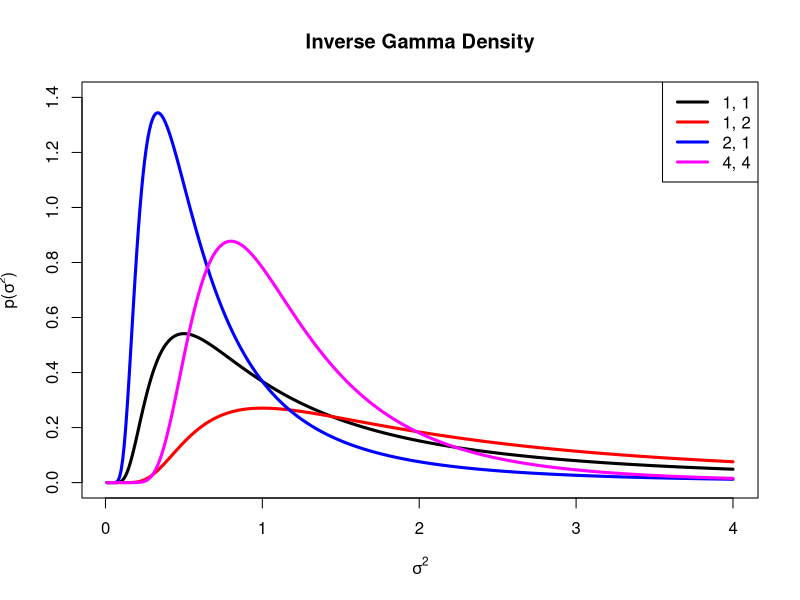
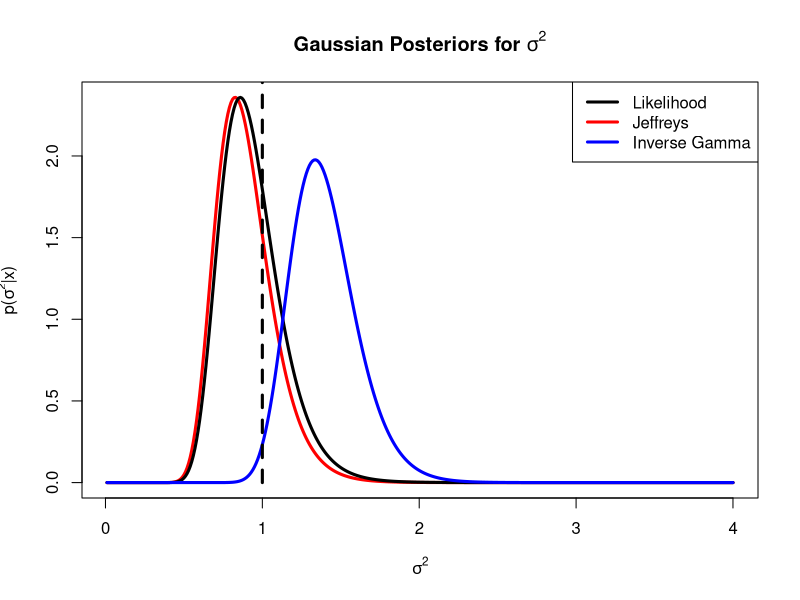
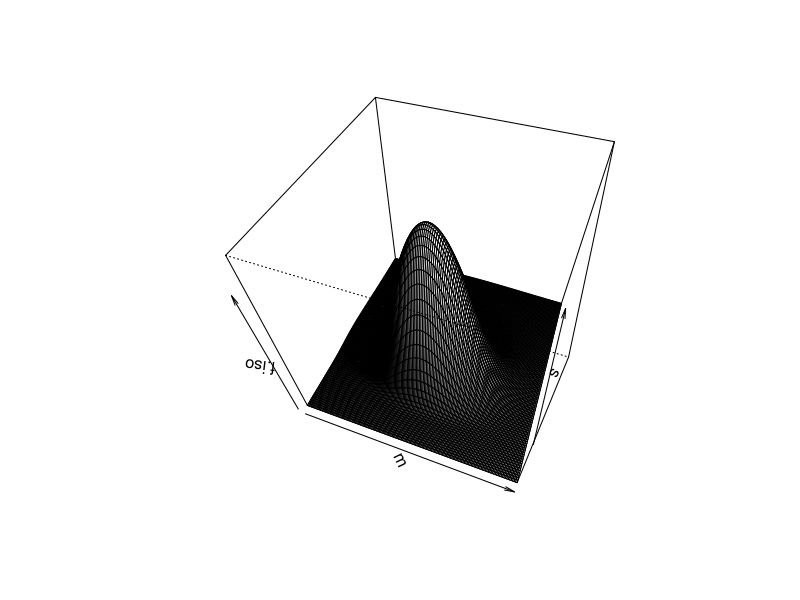
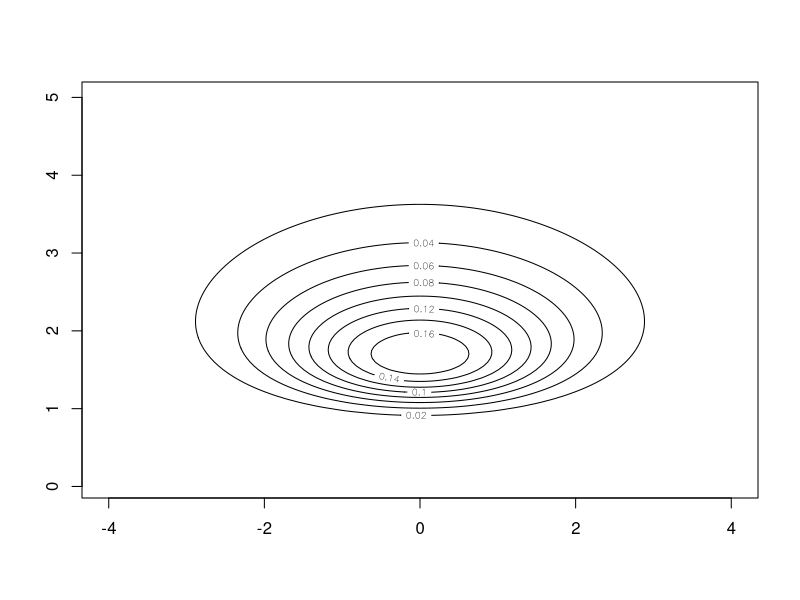

The R source for these figures, in order:
## ---- chunk 1
## Density function for Inverse Gamma: conjugate prior for Gaussian sigma^2
dinvgamma = function(x, alpha, beta)
{
  beta^alpha / gamma(alpha) * x^(-alpha - 1) * exp(-beta / x)
}
## ---- chunk 2
## Plotting variable for sigma^2
s = seq(0.01, 4, 0.01)

## Plot a few IG densities
plot(s, dinvgamma(s, 1, 1), type='l', ylim = c(0,1.4), lwd=3,
     main = "Inverse Gamma Density", xlab = expression(sigma^2),
     ylab = expression(paste("p(",sigma^2, ")")))
lines(s, dinvgamma(s, 1, 2), col='red', lwd=3)
lines(s, dinvgamma(s, 2, 1), col='blue', lwd=3)
lines(s, dinvgamma(s, 4, 4), col='magenta', lwd=3)
legend('topright', c("1, 1", "1, 2", "2, 1", "4, 4"),
       col = c("black", "red", "blue", "magenta"), lwd = 3)
## ---- chunk 3
## Gaussian likelihood of sigma^2, with mu = 0
## x is a vector of data
## sigma can be a vector (returns vector of same length)
gauss.lik = function(x, sigmaSqr)
{
  n = length(x)
  1 / (2 * pi * sigmaSqr)^(n/2) * exp(-sum(x^2) / (2 * sigmaSqr))
}

## Posterior for Gaussian sigma^2 using Jeffreys' prior, with mu = 0
jeff.gauss.post = function(x, sigmaSqr)
{
  n = length(x)
  dinvgamma(sigmaSqr, n/2, sum(x^2) / 2)
}

## Generate random Gaussian data (with sigma^2 = 1)
## Assume we know mu = 0
n = 50
x = rnorm(n, mean = 0, sd = 1)

## First, compute posterior under Jeffreys prior
p.jeff = jeff.gauss.post(x, s)

## Next, compute likelihood (scaled up for plotting purposes)
lik = gauss.lik(x, s)
lik = lik * max(p.jeff) / max(lik)

## Finally, compute posterior for sigma^2 with an IG prior
p.ig = dinvgamma(s, 20 + n/2, 40 + sum(x^2) / 2)

## Plot them all
plot(s, p.jeff, type='l', col='red', lwd=3, xlab = expression(sigma^2),
     main = expression(bold(paste("Gaussian Posteriors for ", sigma^2))),
     ylab = expression(paste("p(", sigma^2, "|", x, ")")),
     ylim = c(0, max(p.jeff, lik, p.ig)))
lines(s, lik, lwd=3)
lines(s, p.ig, col='blue', lwd=3)
lines(c(1, 1), c(0, 10), lwd=3, lty = 2)
legend('topright', c("Likelihood", "Jeffreys", "Inverse Gamma"),
       col = c("black", "red", "blue"), lwd = 3)
## ---- chunk 4
## Density function for Normal-Inverse-Gamma
## with parameters mu0, lambda, alpha, beta
dninvg = function(m, s, mu0 = 0, lambda = 1, alpha = 8, beta = 16)
{
  dnorm(m, mean = mu0, sd = sqrt(s / lambda)) * dinvgamma(s, alpha, beta)
}

## Create plotting axes (m, s) for mu and sigma^2
m = seq(-4, 4, 0.05)
s = seq(0.05, 5, 0.05)

## outer function creates a 2D array of values,
## evaluating our dninvg function on the (m, s) grid
f.iso = outer(m, s, FUN = dninvg)

## Here are two ways to plot a 2D function
persp(m, s, f.iso, phi=50, theta=20)
contour(m, s, f.iso, asp = 1)
## ---- chunk 5
## Or use rgl package for interactive plot
# library(rgl)
# persp3d(m, s, f.iso, col = 'darkred')
# ```
